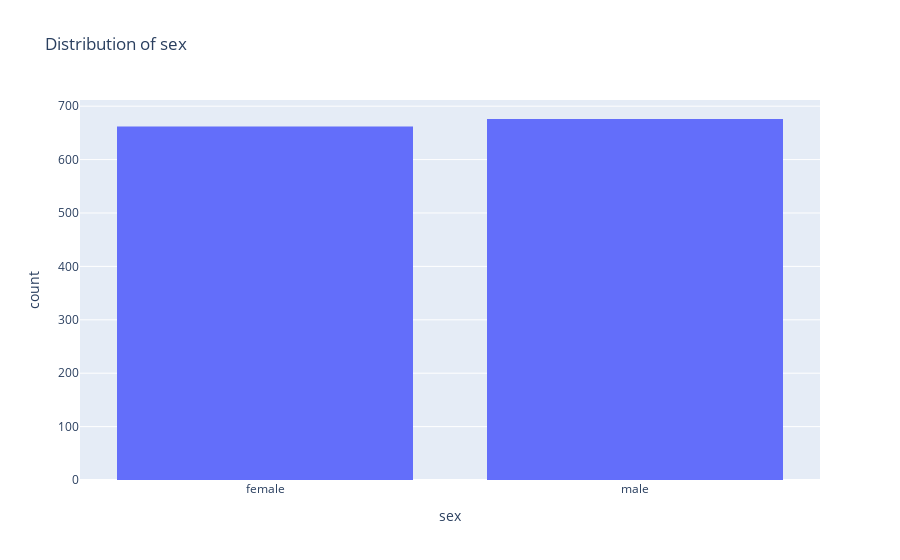

The notebook cell saved with this chart:
### Code cell
px.histogram(df, 
                   x='sex',   
                   title='Distribution of sex')

### Figure 1 — Plotly figure (JSON) as saved in the notebook; plotly's stock layout.template omitted (floating-point values rounded to 4 significant figures; data arrays with more than 128 entries replaced by an {"elided": "..."} marker saying what was removed)
{"data": [{"alignmentgroup": "True", "bingroup": "x", "hovertemplate": "sex=%{x}<br>count=%{y}<extra></extra>", "legendgroup": "", "marker": {"color": "#636efa", "pattern": {"shape": ""}}, "name": "", "offsetgroup": "", "orientation": "v", "showlegend": false, "type": "histogram", "x": {"elided": "1338 str values"}, "xaxis": "x", "yaxis": "y"}], "layout": {"autosize": true, "barmode": "relative", "legend": {"tracegroupgap": 0}, "title": {"text": "Distribution of sex"}, "xaxis": {"anchor": "y", "autorange": true, "domain": [0, 1], "range": [-0.5, 1.5], "title": {"text": "sex"}, "type": "category"}, "yaxis": {"anchor": "x", "autorange": true, "domain": [0, 1], "range": [0, 711.6], "title": {"text": "count"}}}}
